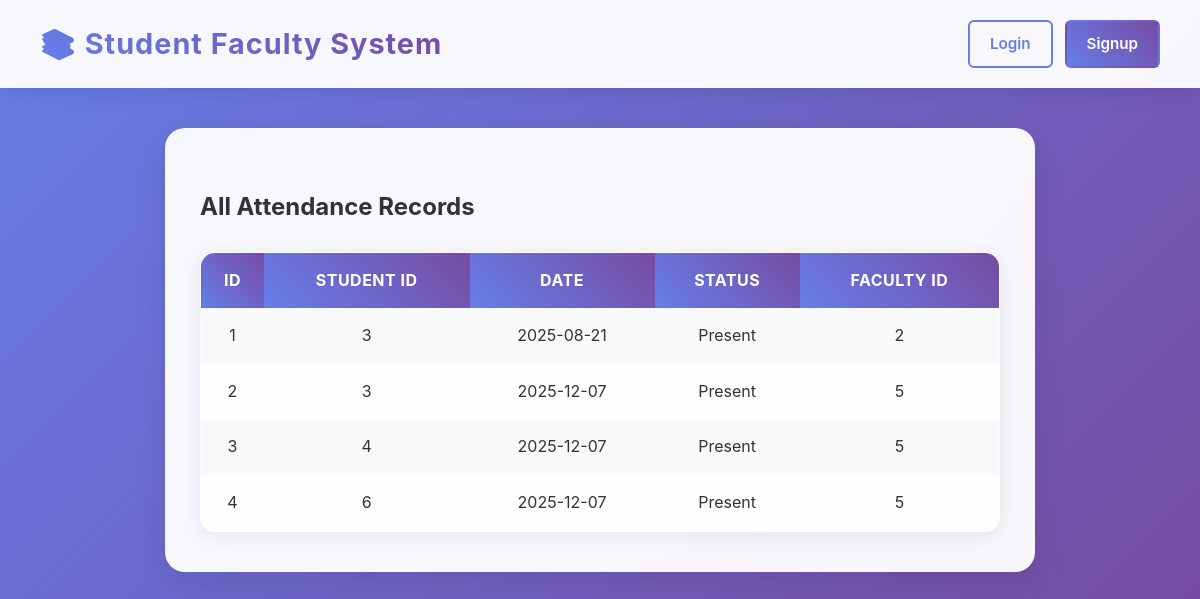
/admin/attendance, run on an earlier commit of the app's database.
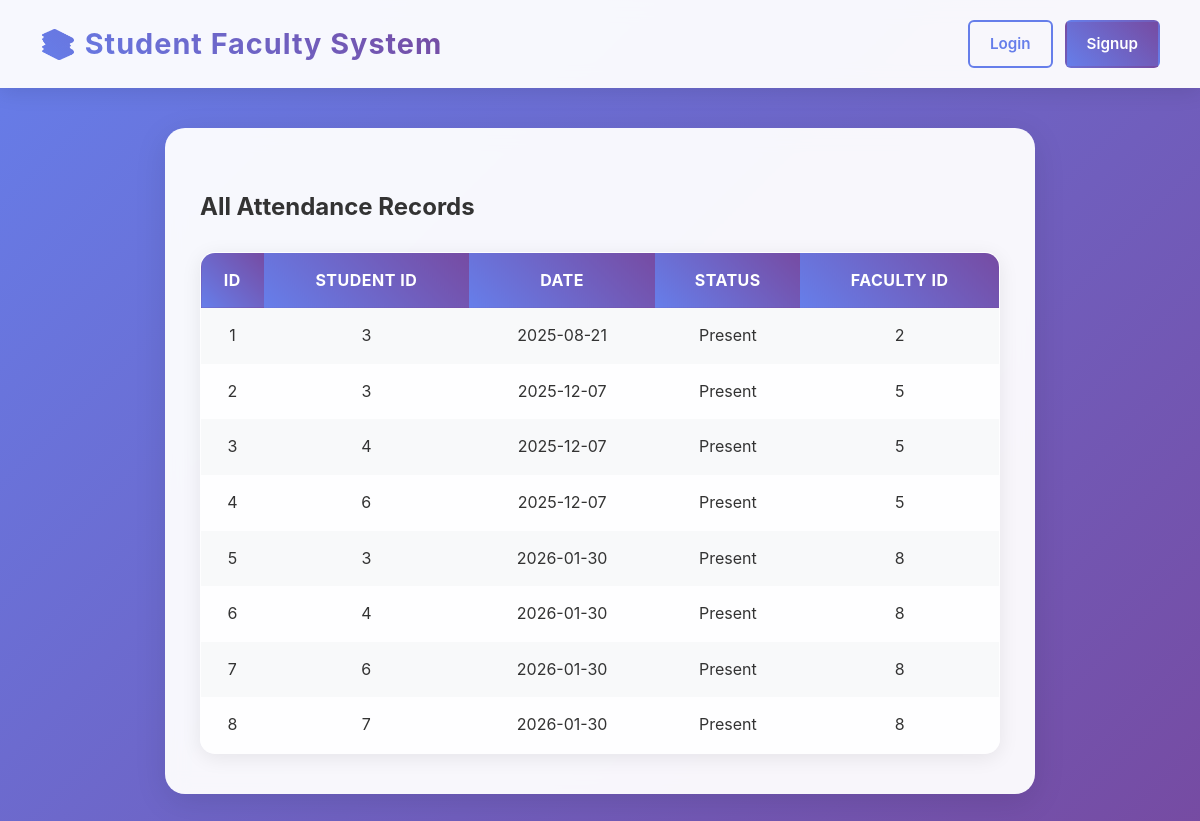
And on a later commit of the database.
### ap.py (models this page shows, shortened)
class Attendance(db.Model):
    id = db.Column(db.Integer, primary_key=True)
    student_id = db.Column(db.Integer, db.ForeignKey('user.id'))
    date = db.Column(db.String(20))
    status = db.Column(db.String(10))  # Present/Absent
    faculty_id = db.Column(db.Integer, db.ForeignKey('user.id'))
    @app.route("/admin/attendance")
    def admin_attendance():
        attendance = Attendance.query.all()
        return render_template("admin_attendance.html", attendance=attendance)

### ap.py (the view)
    @app.route("/admin/attendance")
    def admin_attendance():
        attendance = Attendance.query.all()
        return render_template("admin_attendance.html", attendance=attendance)

### templates/admin_attendance.html
{% extends "base.html" %}
{% block content %}
<h2>All Attendance Records</h2>
<table border="1">
    <tr><th>ID</th><th>Student ID</th><th>Date</th><th>Status</th><th>Faculty ID</th></tr>
    {% for att in attendance %}
    <tr><td>{{ att.id }}</td><td>{{ att.student_id }}</td><td>{{ att.date }}</td><td>{{ att.status }}</td><td>{{ att.faculty_id }}</td></tr>
    {% endfor %}
</table>
{% endblock %}

### templates/base.html (shortened to what this page needs)
<!DOCTYPE html>
<html lang="en">
<head>
    <link rel="stylesheet" href="{{ url_for('static', filename='style.css') }}">
</head>
<body>
    <div class="navbar">
        <h2>📚 Student Faculty System</h2>
        <div class="navbar-links">
            <a href="{{ url_for('login') }}" class="nav-btn login-btn">Login</a>
            <a href="{{ url_for('signup') }}" class="nav-btn signup-btn">Signup</a>
        </div>
    </div>
    <div class="container">
        {% block content %}{% endblock %}
    </div>
</body>
</html>

### static/style.css (style rules this page uses)
body { font-family: 'Inter', 'Segoe UI', Tahoma, Geneva, Verdana, sans-serif; background: linear-gradient(135deg, #667eea 0%, #764ba2 100%); margin: 0; padding: 0; color: #333; line-height: 1.6; }
.navbar { background: rgba(255, 255, 255, 0.95); backdrop-filter: blur(10px); color: #333; padding: 20px 40px; display: flex; align-items: center; justify-content: space-between; box-shadow: 0 4px 20px rgba(0,0,0,0.1); position: sticky; top: 0; z-index: 1000; }
.navbar h2 { margin: 0; font-weight: 700; letter-spacing: 1px; background: linear-gradient(45deg, #667eea, #764ba2); -webkit-background-clip: text; -webkit-text-fill-color: transparent; background-clip: text; font-size: 1.8rem; }
.navbar-links { display: flex; gap: 12px; align-items: center; }
.nav-btn { padding: 10px 20px; border-radius: 6px; text-decoration: none; font-weight: 600; font-size: 0.95rem; transition: all 0.3s ease; border: 2px solid transparent; }
.login-btn { color: #667eea; border: 2px solid #667eea; background: transparent; }
.signup-btn { background: linear-gradient(45deg, #667eea, #764ba2); color: #fff; }
.navbar a::after { content: ''; position: absolute; width: 0; height: 2px; bottom: -5px; left: 50%; background: linear-gradient(45deg, #667eea, #764ba2); transition: all 0.3s ease; }
.container { margin: 40px auto; background: rgba(255, 255, 255, 0.95); backdrop-filter: blur(10px); padding: 40px 35px; border-radius: 20px; max-width: 800px; box-shadow: 0 8px 32px rgba(0,0,0,0.1); animation: fadeInUp 0.6s ease-out; }
table { width: 100%; border-collapse: collapse; margin-top: 25px; background: rgba(255, 255, 255, 0.9); border-radius: 15px; overflow: hidden; box-shadow: 0 4px 20px rgba(0,0,0,0.08); animation: fadeInUp 0.6s ease-out 0.2s both; }
table th, table td { border: none; padding: 15px 10px; text-align: center; font-size: 1rem; }
table th { background: linear-gradient(45deg, #667eea, #764ba2); color: #fff; font-weight: 700; text-transform: uppercase; letter-spacing: 0.5px; }
table tr:nth-child(even) { background: #f8f9fa; }

What changed in the data, as far as the page shows it:
added Attendance: id "5", student_id "3", date "2026-01-30", status "Present", faculty_id "8"
added Attendance: id "6", student_id "4", date "2026-01-30", status "Present", faculty_id "8"
added Attendance: id "7", student_id "6", date "2026-01-30", status "Present", faculty_id "8"
added Attendance: id "8", student_id "7", date "2026-01-30", status "Present", faculty_id "8"
